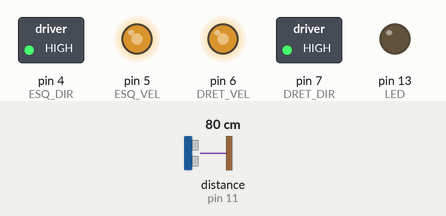
A sketch run on a simulated Arduino Uno, built with avr-gcc and run on an emulated ATmega328P. Shown: switched loads named in the sketch (green lamp = pin HIGH), output pins drawn as LEDs (lit = HIGH). Wiring (inferred from the names in the program): ultrasonic range finder: trigger pin 12; echo pin 11. The test bench sets the inputs (shaded band); at power-on: distance to the obstacle (sensor on pin 11) 80 cm. The echo pulse lasts 58.3 µs per cm; pins used as bus, display or sensor lines are not drawn.

Above: at 1.2 s.
1.3 s: distance to the obstacle (sensor on pin 11) set to 18 cm
2.8 s: distance to the obstacle (sensor on pin 11) set to 14 cm
At 5.49 s:
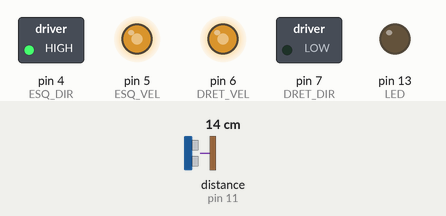
5.8 s: distance to the obstacle (sensor on pin 11) set to 35 cm
At 6.9 s:
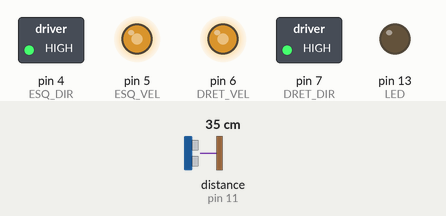
7.4 s: distance to the obstacle (sensor on pin 11) set to 2 cm
At 15.6 s:
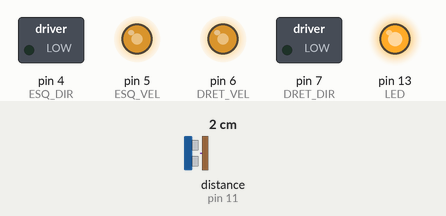
Timing chart, 0 to 15.9 s (numbered marks = the images above; inputs shaded):
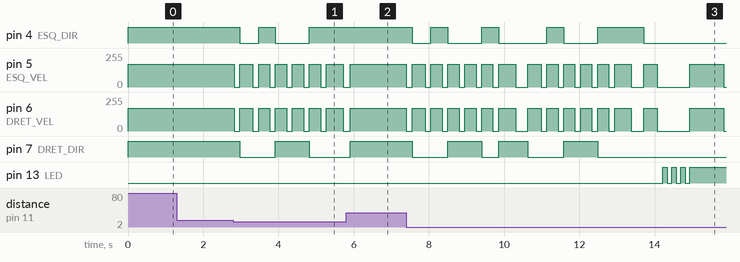

Measured:
- the behaviour switches between 16 and 15 cm on distance to the obstacle (sensor on pin 11) (found by bisection; images 0 and 1)
- after the input at 1.3 s, every drawn part: stays the same
- after the input at 2.8 s, pin 4 (ESQ_DIR): HIGH → LOW after 0.17 s, → HIGH 0.50 s later, → LOW 0.45 s later, → HIGH 0.90 s later; pin 5 (ESQ_VEL), pin 6 (DRET_VEL): goes 5 × (0/255 0.15 s, 170/255 0.35 s), 0/255 0.15 s, 170/255 0.45 s, then 0/255, starting at once; pin 7 (DRET_DIR): HIGH → LOW after 0.17 s, → HIGH 0.95 s later, → LOW 0.90 s later
- after the input at 5.8 s, pin 4 (ESQ_DIR): stays HIGH (without the input it goes to LOW after 0.25 s); pin 7 (DRET_DIR): LOW → HIGH after 0.11 s instead of 1.2 s
- after the input at 7.4 s, pin 4 (ESQ_DIR): HIGH → LOW after 0.15 s, → HIGH 0.50 s later, → LOW 0.45 s later, → HIGH 0.90 s later, … (9 changes in this stretch); pin 5 (ESQ_VEL): 170/255 → 0/255 at once, → 170/255 0.15 s later, → 0/255 0.35 s later, → 170/255 0.15 s later, … (29 changes in this stretch)

The sketch:

ampliat.ino
```cpp
/*
  Solucionari Repte SA7-B · Robot explorador (AMPLIAT)
  AMPLIACIO 1: mesura i maniobra encapsulades en funcions.
  AMPLIACIO 2: estrategia -> mira a banda i banda i tria el costat mes lliure.
  AMPLIACIO 3: detecta que esta ENCALLAT (massa maniobres seguides sense
    avanc net), ho SENYALITZA amb el LED i executa una sortida d'encallament
    que no entra en bucle (gir alternat + tram enrere mes llarg). El
    comptador de maniobres es reinicia nomes quan el robot avanca net.
  === PINS (AJUSTAR) ===
*/

const int ESQ_DIR = 4, ESQ_VEL = 5, DRET_DIR = 7, DRET_VEL = 6;   // <-- AJUSTAR
const int TRIG = 12, ECHO = 11;
const int LED = 13;                 // AMPLIACIO 3: senyal d'encallament
const int VEL = 170;
const int DIST_MIN = 15;

const int MANIOBRES_ENCALLAT = 4;             // AMPLIACIO 3: llindar d'encallament
const unsigned long T_AVANC_NET = 1500;       // ms avancant seguits = avanc net

int maniobresSeguides = 0;    // AMPLIACIO 3: maniobres sense avanc net entremig
bool girAlternat = false;     // AMPLIACIO 3: alterna el sentit del gir de sortida
bool avancant = false;
unsigned long iniciAvanc = 0;

void motors(int dE, int vE, int dD, int vD) {
  digitalWrite(ESQ_DIR, dE); analogWrite(ESQ_VEL, vE);
  digitalWrite(DRET_DIR, dD); analogWrite(DRET_VEL, vD);
}
void endavant()      { motors(HIGH, VEL, HIGH, VEL); }
void enrere()        { motors(LOW, VEL, LOW, VEL); }
void gira_dreta()    { motors(HIGH, VEL, LOW, VEL); }
void gira_esquerra() { motors(LOW, VEL, HIGH, VEL); }
void atura()         { analogWrite(ESQ_VEL, 0); analogWrite(DRET_VEL, 0); }

// AMPLIACIO 1: funcio de mesura
float distancia() {
  digitalWrite(TRIG, LOW);  delayMicroseconds(2);
  digitalWrite(TRIG, HIGH); delayMicroseconds(10);
  digitalWrite(TRIG, LOW);
  long t = pulseIn(ECHO, HIGH, 30000);
  if (t == 0) return 400;
  return t * 0.034 / 2.0;
}

// AMPLIACIO 2: mira a un costat girant breument i mesura
float miraCostat(bool dreta) {
  if (dreta) gira_dreta(); else gira_esquerra();
  delay(300);
  atura(); delay(150);
  float d = distancia();
  // desfa el gir per tornar a mirar endavant
  if (dreta) gira_esquerra(); else gira_dreta();
  delay(300);
  atura(); delay(150);
  return d;
}

// AMPLIACIO 3: senyalitza l'encallament (LED parpelleja i queda ences
// fins que el robot torni a avancar net)
void senyalEncallat() {
  for (int i = 0; i < 3; i++) {
    digitalWrite(LED, HIGH); delay(120);
    digitalWrite(LED, LOW);  delay(120);
  }
  digitalWrite(LED, HIGH);
}

// AMPLIACIO 3: sortida d'encallament que NO entra en bucle:
// - tram enrere MES LLARG que el de la maniobra normal
// - gir en sentit ALTERNAT (una vegada dreta, la seguent esquerra)
// - durada del gir amb component pseudoaleatoria (trenca simetries)
void sortidaEncallament() {
  enrere(); delay(900);
  atura();  delay(150);
  int durada = 500 + (int)(millis() % 400);   // 500..899 ms, imprevisible
  if (girAlternat) gira_dreta(); else gira_esquerra();
  girAlternat = !girAlternat;
  delay(durada);
  atura(); delay(150);
  // NOTA: no reiniciem el comptador aqui; nomes es reinicia quan el robot
  // torna a avancar net (aixi, si segueix encallat, repeteix la sortida
  // amb l'altre sentit de gir).
}

// AMPLIACIO 1: maniobra d'evitacio encapsulada
void maniobra() {
  atura();  delay(150);
  enrere(); delay(350);
  atura();  delay(150);

  // AMPLIACIO 3: compta maniobres seguides sense avanc net
  maniobresSeguides++;
  if (maniobresSeguides >= MANIOBRES_ENCALLAT) {
    senyalEncallat();
    sortidaEncallament();
    return;
  }

  // AMPLIACIO 2: tria el costat mes lliure
  float dDreta = miraCostat(true);
  float dEsq   = miraCostat(false);
  if (dDreta >= dEsq) gira_dreta(); else gira_esquerra();
  delay(450);
  atura(); delay(150);
}

void setup() {
  pinMode(ESQ_DIR, OUTPUT); pinMode(ESQ_VEL, OUTPUT);
  pinMode(DRET_DIR, OUTPUT); pinMode(DRET_VEL, OUTPUT);
  pinMode(TRIG, OUTPUT); pinMode(ECHO, INPUT);
  pinMode(LED, OUTPUT);
}

void loop() {
  if (distancia() < DIST_MIN) {
    avancant = false;
    maniobra();
  } else {
    if (!avancant) {
      avancant = true;
      iniciAvanc = millis();   // comenca un possible avanc net
    }
    endavant();
    // AMPLIACIO 3: si porta prou temps avancant sense obstacles,
    // considerem que ja no esta encallat: comptador a zero i LED apagat
    if (millis() - iniciAvanc > T_AVANC_NET && maniobresSeguides > 0) {
      maniobresSeguides = 0;
      digitalWrite(LED, LOW);
    }
  }
  delay(30);
}
```
